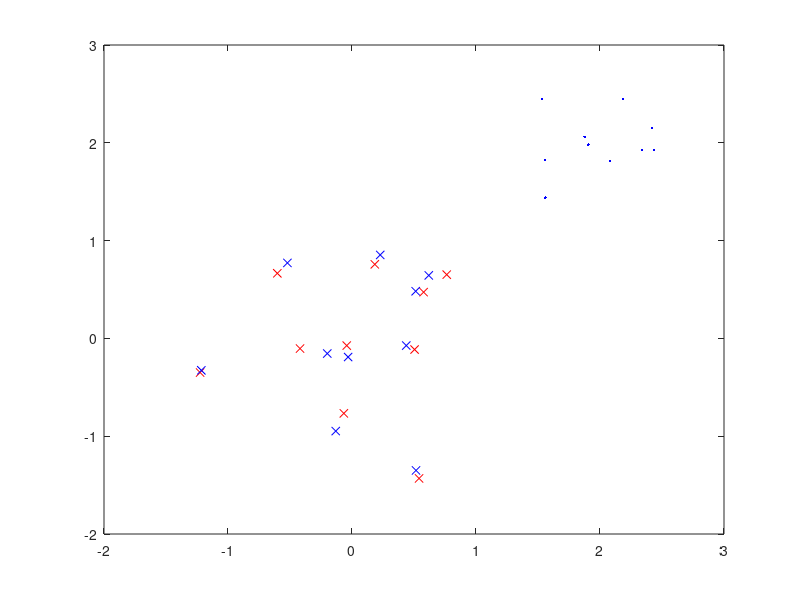

Source code (MATLAB): (Note: this script raises an error after producing the figure.)
%% Procrustes Analysis
%%
rng('default')
n = 10;  
X = normrnd(0,1,[n 2]);
%%
% Rotate, scale, translate, and add some noise to sample points.
S = [0.5 -sqrt(3)/2; sqrt(3)/2 0.5];
Y = normrnd(0.5*X*S+2,0.05,n,2);
%%
% Conform |Y| to |X| using procrustes analysis.
[d,Z,tr] = procrustes(X,Y); %Matlab built-in procrustes
%%
% Plot the original |X| and |Y| with the transformed |Y| .
plot(X(:,1),X(:,2),'rx',Y(:,1),Y(:,2),'b.',Z(:,1),Z(:,2),'bx');
%% lecture material
w = ones(size(X,1),1);%/size(X,1);
T = procrustes_lecture_fillGaps(X,Y,w); %procrustes algorithm as described in the lecture notes

M = [T(1), -T(2); T(2), T(1)];
t = [T(3); T(4)];

Z_l = (M*Y' + t)'; %complete this line of code, you need to use T in order to transform Y to Z_l

figure
plot(X(:,1),X(:,2),'rx',Y(:,1),Y(:,2),'b.',Z(:,1),Z(:,2),'bx',Z_l(:,1),Z_l(:,2),'gx');